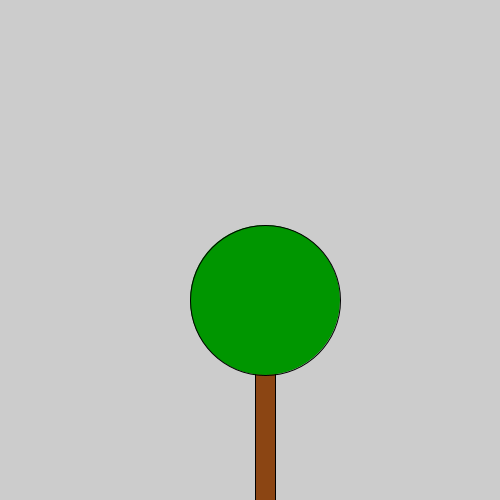
Frame 1 (no input)
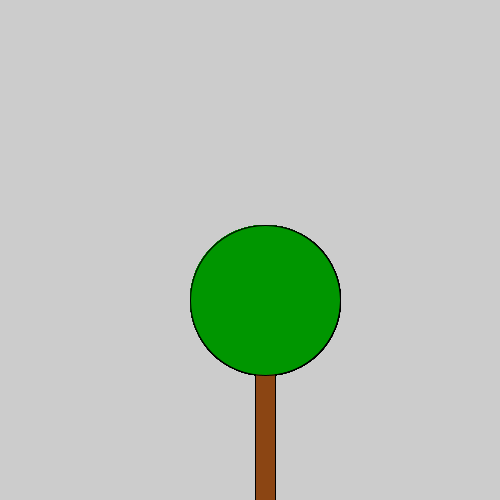
Frame 60 (the mouse pressed at the canvas centre just before this capture)
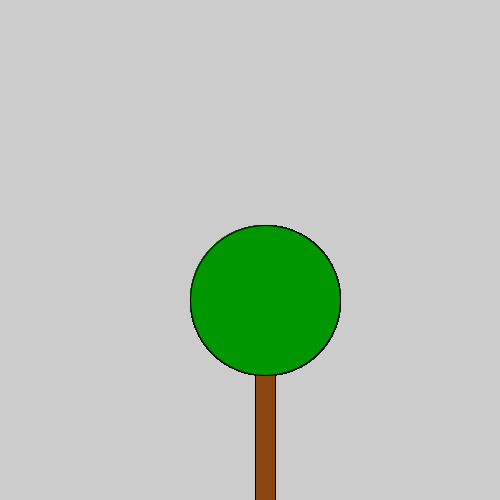
Frame 120 (the mouse held since frame 60 and released just before this capture)

The Processing sketch that drew these frames (run headless with seeded random() and noise(); from frame 60 on, the mouse is pressed at the canvas centre):

// Processing sketch: sketch_211011d_Opdracht_9_9
// ── sketch_211011d_Opdracht_9_9.pde

void setup(){
  size(500,500);
  
}

void draw(){
  boomStam(255,300,20,275);
  blad(265,300,150);
}

 void boomStam(int x, int y, int breedte, int lengte) {
   fill(139,69,19);
   rect(x,y,breedte,lengte);
 }
 
 void blad(int x1, int y1, int groot) {
   fill(0,150,0);
   circle(x1,y1,groot);
 }
